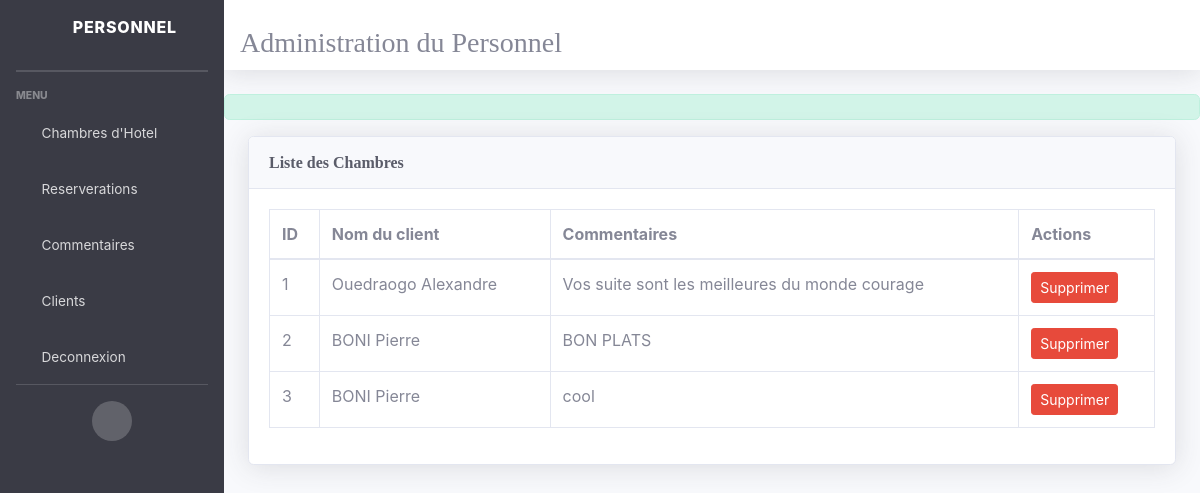
Page /personel_commentaire on the committed database.
### Hotel/models.py (models this page shows)
class avis(models.Model):
    avis = models.CharField(max_length=30)
    client_id = models.ForeignKey(client, default=0, on_delete=models.CASCADE)

class client(models.Model):
    nom = models.CharField(max_length=40)
    prenom = models.CharField(max_length=50)
    adresse = models.CharField(max_length=20)
    email = models.CharField(max_length=20)
    ville =models.CharField(max_length=20)
    pays = models.CharField(max_length=20)

### Hotel/views.py (the view)
# urls.py: path('personel_commentaire',commentaire , name='liste_commentaire' ),
def commentaire(request):
    anim = avis.objects.all()
    return render(request,'personel/avis.html', {'avis' : anim})

### Hotel/templates/personel/avis.html
{% extends 'bose.html' %}
{% block content %}
<div class="container-fluid">
  <div class="card shadow mb-4">
                          <div class="card-header py-3">
                              <h6 class="m-0 font-weight-bold text-primary">Liste des Chambres</h6>
                          </div>
                          <div class="card-body">
                              <div class="table-responsive">
                                  <table class="table table-bordered" id="dataTable" width="100%" cellspacing="0">
                          <thead>
                              <th>ID</th>
                              <th>Nom du client</th>
                              <th>Commentaires</th>
                              <th>Actions</th>
                          </thead>
      <tbody>
        {% for pers in avis %}
        <tr>
          <td>{{pers.id}}</td>
          <td>{{pers.client_id.nom}} {{pers.client_id.prenom}}</td>
          <td>{{pers.avis}}</td>
          <td>
            <a href='{% url 'afficher' pers.id %}' class = 'btn btn-danger btn-sm'>Supprimer</a>
          </td>
        </tr>
        {% endfor %}
      </tbody>
    </table>
</div>
</div>
</div>
</div>
    {% endblock content %}

### Hotel/static/css/blog.css (style rules this page uses)
h1, h2, h3, h4, h5, h6 { font-family: "Playfair Display", Georgia, "Times New Roman", serif; }

### rows in the picture
avis: id "1", client_id.nom "Ouedraogo", client_id.prenom "Alexandre", avis "Vos suite sont les meilleures du monde courage"
avis: id "2", client_id.nom "BONI", client_id.prenom "Pierre", avis "BON PLATS"
avis: id "3", client_id.nom "BONI", client_id.prenom "Pierre", avis "cool"
